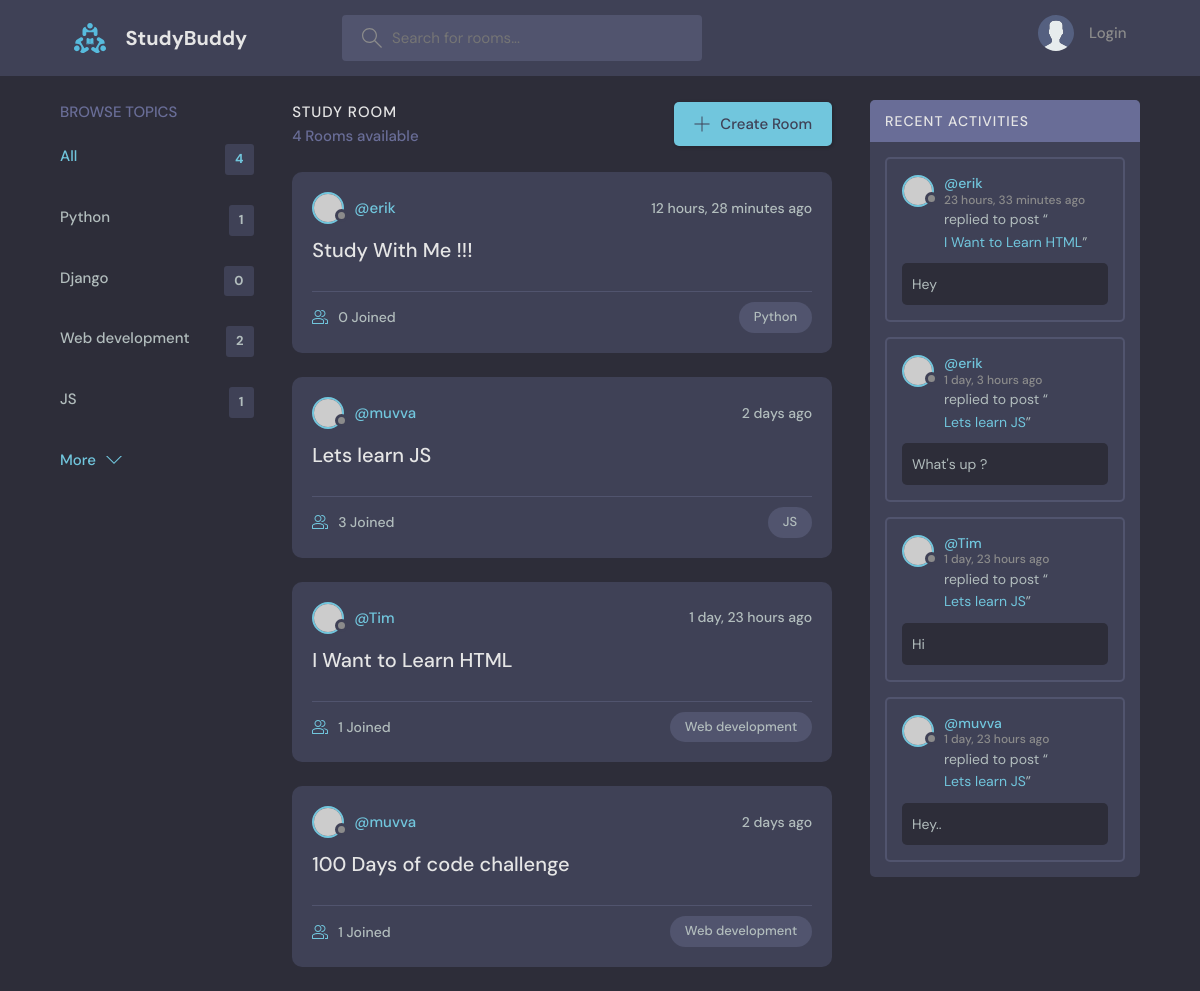
The app's page /, older data.
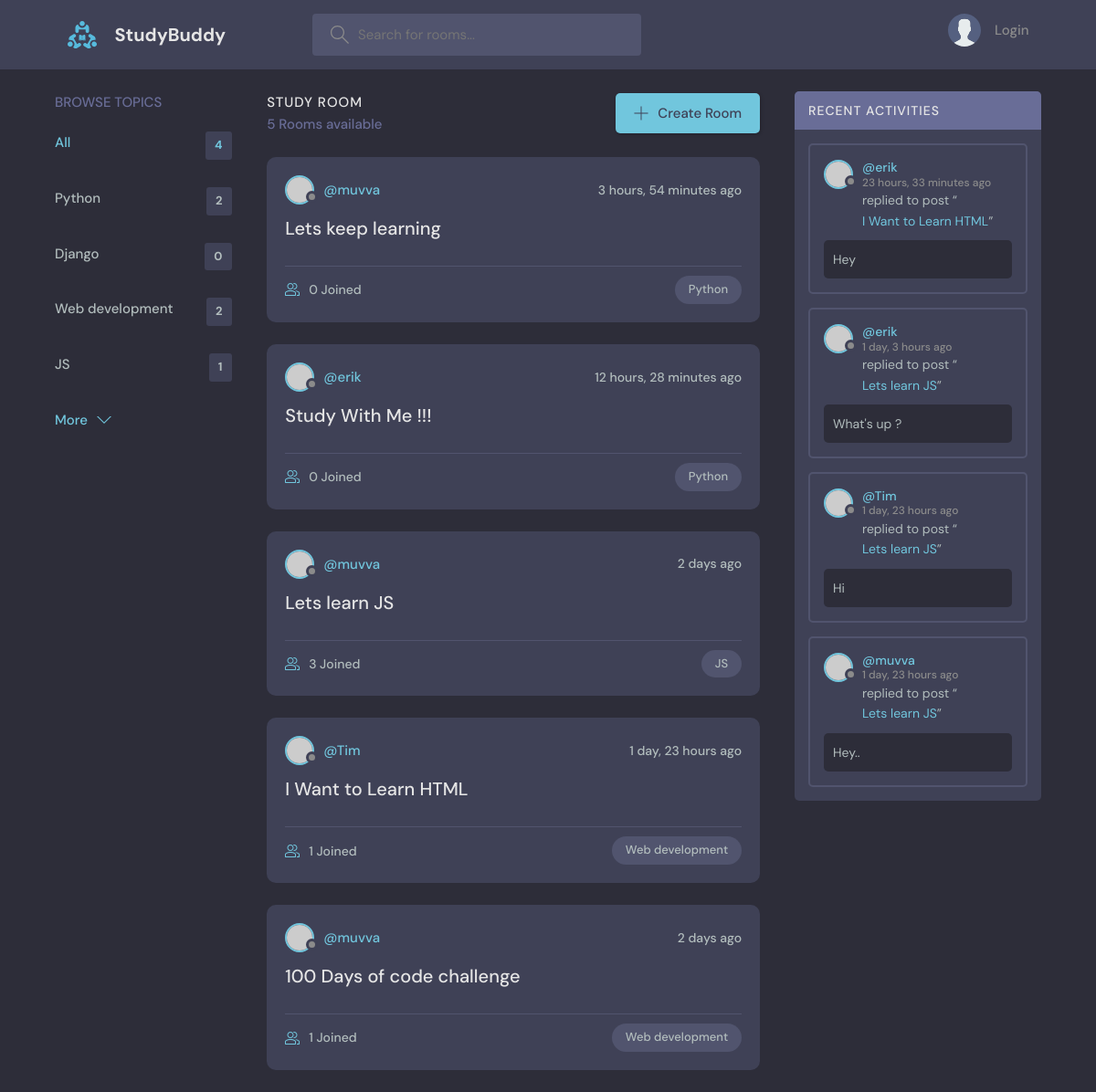
The same page, newer data.
### base/models.py (models this page shows, shortened)
class Topic(models.Model):
    name = models.CharField(max_length=200)

class Room(models.Model):
    host = models.ForeignKey(User,on_delete=models.SET_NULL, null=True)
    topic = models.ForeignKey(Topic,on_delete=models.SET_NULL, null=True)
    name = models.CharField(max_length=200)
    description = models.TextField(null=True, blank=True)
    participants = models.ManyToManyField(User, related_name='participants', blank=True) # ManyToManyField --> Many users can join a room
    updated = models.DateTimeField(auto_now=True) #auto_now --> Time stamp at every time we add
    created = models.DateTimeField(auto_now_add=True) #auto_now_add --> Time stamp at the time of creation only
    class Meta:
        ordering = ['-updated', '-created']
    def __str__(self):
        return self.name

class Message(models.Model):
    user = models.ForeignKey(User, on_delete=models.CASCADE)
    room = models.ForeignKey(Room,on_delete=models.CASCADE) # SET_NULL --> If parent is deleted, then it will be set as Null, Cascade --> Delete
    body = models.TextField()
    updated = models.DateTimeField(auto_now=True) #auto_now --> Time stamp at every time we add
    created = models.DateTimeField(auto_now_add=True) #auto_now_add --> Time stamp at the time of creation only
    class Meta:
        ordering = ['-updated', '-created']

### base/views.py (the view)
# urls.py: path('', views.home, name='home'),
def home(request):
    q = request.GET.get('q') if request.GET.get('q') != None else ''
    rooms = Room.objects.filter(
        Q(topic__name__icontains=q) |
        Q(name__icontains=q) |
        Q(description__icontains=q)
    )
    topics = Topic.objects.all()
    room_count = rooms.count()
    room_messages = Message.objects.filter(Q(room__topic__name__icontains=q))
    context = {'rooms':rooms, 'topics': topics, 'room_count':room_count, 'room_messages':room_messages}
    return render(request, 'base/home.html', context)

### base/templates/base/home.html (shortened to what this page needs)
{% extends "main.html" %}
{% block content %}
    <main class="layout layout--3">
      <div class="container">
         {% include 'base/topics_component.html' %}
        <div class="roomList">
          <div class="roomList__header">
            <div>
              <h2>Study Room</h2>
              <p>{{room_count}} Rooms available</p>
            </div>
            <a class="btn btn--main" href="{% url 'create-room' %}">
              <svg version="1.1" xmlns="http://www.w3.org/2000/svg" width="32" height="32" viewBox="0 0 32 32">
                <title>add</title>
                <path
                  d="M16.943 0.943h-1.885v14.115h-14.115v1.885h14.115v14.115h1.885v-14.115h14.115v-1.885h-14.115v-14.115z"
                ></path>
              </svg>
              Create Room
            </a>
          </div>
        {% include 'base/feed_component.html' %}
        </div>
         {% include 'base/activity_component.html' %}
      </div>
    </main>
{% endblock %}

### base/templates/base/topics_component.html
<div class="topics">
          <div class="topics__header">
            <h2>Browse Topics</h2>
          </div>
          <ul class="topics__list">
            <li>
              <a href="{% url 'home' %}" class="active">All <span>{{topics.count}}</span></a>
            </li>
            {% for topic in topics %}
            <li>
              <a href="{% url 'home' %}?q={{topic.name}}">{{topic.name}}<span>{{topic.room_set.all.count}}</span></a>
            </li>
            {% endfor %}
          </ul>
          <a class="btn btn--link" href="topics.html">
            More
            <svg version="1.1" xmlns="http://www.w3.org/2000/svg" width="32" height="32" viewBox="0 0 32 32">
              <title>chevron-down</title>
              <path d="M16 21l-13-13h-3l16 16 16-16h-3l-13 13z"></path>
            </svg>
          </a>
        </div>

### base/templates/base/feed_component.html (shortened to what this page needs)
{% for room in rooms %}
<div class="roomListRoom">
            <div class="roomListRoom__header">
              <a href="{% url 'user-profile' room.host.id %}" class="roomListRoom__author">
                <div class="avatar avatar--small">
                  <img src="https://randomuser.me/api/portraits/women/11.jpg" />
                </div>
                <span>@{{room.host.username}}</span>
              </a>
              <div class="roomListRoom__actions">
                <span> {{room.created|timesince}} ago</span>
              </div>
            </div>
            <div class="roomListRoom__content">
              <a href="{% url 'room' room.id %}">{{room.name}}</a>
            </div>
            <div class="roomListRoom__meta">
              <a href="{% url 'room' room.id %}" class="roomListRoom__joined">
                {{room.participants.all.count}} Joined
              </a>
              <p class="roomListRoom__topic">{{room.topic.name}}</p>
            </div>
          </div>
{% endfor %}

### base/templates/base/activity_component.html (shortened to what this page needs)
<div class="activities">
          <div class="activities__header">
            <h2>Recent Activities</h2>
          </div>
          {% for message in room_messages %}
          <div class="activities__box">
            <div class="activities__boxHeader roomListRoom__header">
              <a href="{% url 'user-profile' message.user.id %}" class="roomListRoom__author">
                <div class="avatar avatar--small">
                  <img src="https://randomuser.me/api/portraits/women/11.jpg" />
                </div>
                <p>
                  @{{message.user}}
                  <span>{{message.created|timesince}} ago</span>
                </p>
              </a>
            </div>
            <div class="activities__boxContent">
              <p>replied to post “<a href="{% url 'room' message.room.id %}">{{message.room}}</a>”</p>
              <div class="activities__boxRoomContent">
                {{message.body}}
              </div>
            </div>
          </div>
          {% endfor %}
        </div>

Row changes from the older to the newer data that the page shows:
computed for Topic "Python": room_set.all.count "1" → "2"
added Room: host.username "muvva", created "3 hours, 54 minutes", name "Lets keep learning", participants.all.count "0", topic.name "Python"
Text that changed along with them:
{{ room_count }}: "4" → "5"
